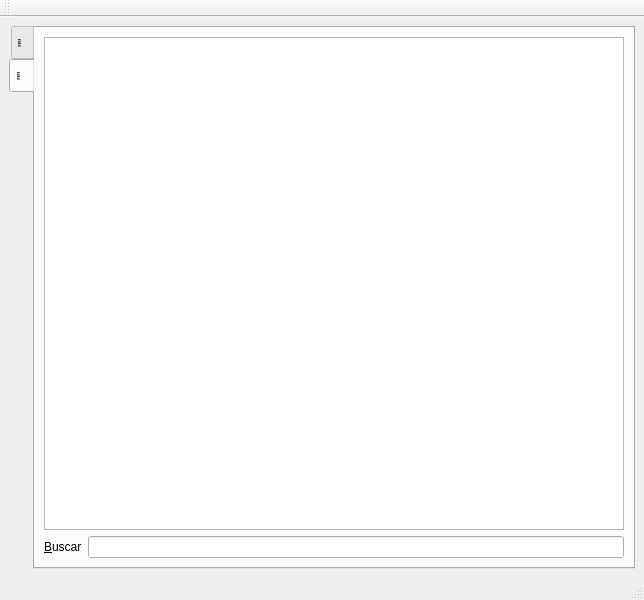
<?xml version="1.0" encoding="UTF-8"?>
<ui version="4.0">
 <class>FrmKardexOther</class>
 <widget class="QMainWindow" name="FrmKardexOther">
  <property name="geometry">
   <rect>
    <x>0</x>
    <y>0</y>
    <width>644</width>
    <height>600</height>
   </rect>
  </property>
  <property name="windowTitle">
   <string>Otros Movimientos de Kardex</string>
  </property>
  <widget class="QWidget" name="centralwidget">
   <layout class="QVBoxLayout" name="verticalLayout">
    <item>
     <widget class="QTabWidget" name="tabWidget">
      <property name="tabPosition">
       <enum>QTabWidget::West</enum>
      </property>
      <property name="currentIndex">
       <number>1</number>
      </property>
      <widget class="QWidget" name="tabdetails">
       <attribute name="icon">
        <iconset resource="res.qrc">
         <normaloff>:/icons/res/document-edit.png</normaloff>:/icons/res/document-edit.png</iconset>
       </attribute>
       <attribute name="title">
        <string notr="true">&quot;&quot;</string>
       </attribute>
       <layout class="QVBoxLayout" name="verticalLayout_8">
        <item>
         <layout class="QHBoxLayout" name="horizontalLayout_6">
          <item>
           <widget class="QLabel" name="label_2">
            <property name="text">
             <string>&lt;!DOCTYPE HTML PUBLIC &quot;-//W3C//DTD HTML 4.0//EN&quot; &quot;http://www.w3.org/TR/REC-html40/strict.dtd&quot;&gt;
&lt;html&gt;&lt;head&gt;&lt;meta name=&quot;qrichtext&quot; content=&quot;1&quot; /&gt;&lt;style type=&quot;text/css&quot;&gt;
p, li { white-space: pre-wrap; }
&lt;/style&gt;&lt;/head&gt;&lt;body style=&quot; font-family:'Sans Serif'; font-size:10pt; font-weight:400; font-style:normal;&quot;&gt;
&lt;p style=&quot; margin-top:0px; margin-bottom:0px; margin-left:0px; margin-right:0px; -qt-block-indent:0; text-indent:0px;&quot;&gt;&lt;span style=&quot; font-weight:600;&quot;&gt;&amp;amp;Numero de Ajuste de Bodega:&lt;/span&gt;&lt;/p&gt;&lt;/body&gt;&lt;/html&gt;</string>
            </property>
            <property name="buddy">
             <cstring>txtPrintedDocumentNumber</cstring>
            </property>
           </widget>
          </item>
          <item>
           <widget class="QLineEdit" name="txtPrintedDocumentNumber">
            <property name="readOnly">
             <bool>true</bool>
            </property>
           </widget>
          </item>
          <item>
           <widget class="QLabel" name="label_5">
            <property name="text">
             <string>&lt;b&gt;&amp;Fecha&lt;/b&gt;</string>
            </property>
            <property name="buddy">
             <cstring>dtPicker</cstring>
            </property>
           </widget>
          </item>
          <item>
           <widget class="QDateTimeEdit" name="dtPicker">
            <property name="readOnly">
             <bool>true</bool>
            </property>
            <property name="calendarPopup">
             <bool>true</bool>
            </property>
           </widget>
          </item>
         </layout>
        </item>
        <item>
         <layout class="QHBoxLayout" name="horizontalLayout_2">
          <item>
           <widget class="QLabel" name="label_3">
            <property name="text">
             <string>&lt;!DOCTYPE HTML PUBLIC &quot;-//W3C//DTD HTML 4.0//EN&quot; &quot;http://www.w3.org/TR/REC-html40/strict.dtd&quot;&gt;
&lt;html&gt;&lt;head&gt;&lt;meta name=&quot;qrichtext&quot; content=&quot;1&quot; /&gt;&lt;style type=&quot;text/css&quot;&gt;
p, li { white-space: pre-wrap; }
&lt;/style&gt;&lt;/head&gt;&lt;body style=&quot; font-family:'Sans Serif'; font-size:10pt; font-weight:400; font-style:normal;&quot;&gt;
&lt;p style=&quot; margin-top:0px; margin-bottom:0px; margin-left:0px; margin-right:0px; -qt-block-indent:0; text-indent:0px;&quot;&gt;&lt;span style=&quot; font-weight:600;&quot;&gt;&amp;amp;Concepto:&lt;/span&gt;&lt;/p&gt;&lt;/body&gt;&lt;/html&gt;</string>
            </property>
            <property name="buddy">
             <cstring>cbConcept</cstring>
            </property>
           </widget>
          </item>
          <item>
           <widget class="QStackedWidget" name="swConcept">
            <property name="sizePolicy">
             <sizepolicy hsizetype="Preferred" vsizetype="Fixed">
              <horstretch>0</horstretch>
              <verstretch>0</verstretch>
             </sizepolicy>
            </property>
            <property name="currentIndex">
             <number>0</number>
            </property>
            <widget class="QWidget" name="page_3">
             <layout class="QHBoxLayout" name="horizontalLayout_3">
              <item>
               <widget class="QLineEdit" name="txtConcept">
                <property name="readOnly">
                 <bool>true</bool>
                </property>
               </widget>
              </item>
             </layout>
            </widget>
            <widget class="QWidget" name="page_4">
             <layout class="QVBoxLayout" name="verticalLayout_3">
              <item>
               <widget class="QComboBox" name="cbConcept">
                <property name="editable">
                 <bool>true</bool>
                </property>
               </widget>
              </item>
             </layout>
            </widget>
           </widget>
          </item>
          <item>
           <widget class="QLabel" name="label_4">
            <property name="text">
             <string>&lt;b&gt;&amp;Bodega&lt;/b&gt;</string>
            </property>
            <property name="buddy">
             <cstring>cbWarehouse</cstring>
            </property>
           </widget>
          </item>
          <item>
           <widget class="QStackedWidget" name="swWarehouse">
            <property name="sizePolicy">
             <sizepolicy hsizetype="Preferred" vsizetype="Fixed">
              <horstretch>0</horstretch>
              <verstretch>0</verstretch>
             </sizepolicy>
            </property>
            <property name="currentIndex">
             <number>0</number>
            </property>
            <widget class="QWidget" name="page_5">
             <layout class="QVBoxLayout" name="verticalLayout_5">
              <item>
               <widget class="QLineEdit" name="txtWarehouse">
                <property name="readOnly">
                 <bool>true</bool>
                </property>
               </widget>
              </item>
             </layout>
            </widget>
            <widget class="QWidget" name="page_6">
             <layout class="QVBoxLayout" name="verticalLayout_4">
              <item>
               <widget class="QComboBox" name="cbWarehouse">
                <property name="editable">
                 <bool>true</bool>
                </property>
               </widget>
              </item>
             </layout>
            </widget>
           </widget>
          </item>
         </layout>
        </item>
        <item>
         <widget class="QSplitter" name="splitter_2">
          <property name="orientation">
           <enum>Qt::Vertical</enum>
          </property>
          <property name="opaqueResize">
           <bool>true</bool>
          </property>
          <property name="childrenCollapsible">
           <bool>false</bool>
          </property>
          <widget class="QTableView" name="tabledetails">
           <property name="contextMenuPolicy">
            <enum>Qt::ActionsContextMenu</enum>
           </property>
           <property name="editTriggers">
            <set>QAbstractItemView::NoEditTriggers</set>
           </property>
           <property name="alternatingRowColors">
            <bool>true</bool>
           </property>
          </widget>
          <widget class="QSplitter" name="splitter">
           <property name="orientation">
            <enum>Qt::Horizontal</enum>
           </property>
           <widget class="QWidget" name="layoutWidget">
            <layout class="QVBoxLayout" name="verticalLayout_7">
             <item>
              <widget class="QLabel" name="label_6">
               <property name="text">
                <string>&lt;!DOCTYPE HTML PUBLIC &quot;-//W3C//DTD HTML 4.0//EN&quot; &quot;http://www.w3.org/TR/REC-html40/strict.dtd&quot;&gt;
&lt;html&gt;&lt;head&gt;&lt;meta name=&quot;qrichtext&quot; content=&quot;1&quot; /&gt;&lt;style type=&quot;text/css&quot;&gt;
p, li { white-space: pre-wrap; }
&lt;/style&gt;&lt;/head&gt;&lt;body style=&quot; font-family:'Sans Serif'; font-size:10pt; font-weight:400; font-style:normal;&quot;&gt;
&lt;p style=&quot; margin-top:0px; margin-bottom:0px; margin-left:0px; margin-right:0px; -qt-block-indent:0; text-indent:0px;&quot;&gt;&lt;span style=&quot; font-weight:600;&quot;&gt;Comentario&amp;amp;s&lt;/span&gt;&lt;/p&gt;&lt;/body&gt;&lt;/html&gt;</string>
               </property>
               <property name="buddy">
                <cstring>txtObservations</cstring>
               </property>
              </widget>
             </item>
             <item>
              <widget class="QPlainTextEdit" name="txtObservations"/>
             </item>
            </layout>
           </widget>
           <widget class="QWidget" name="layoutWidget">
            <layout class="QVBoxLayout" name="verticalLayout_6">
             <item>
              <widget class="QLabel" name="lblaccounts">
               <property name="text">
                <string>&lt;b&gt;&amp;Movimientos&lt;/b&gt;</string>
               </property>
               <property name="buddy">
                <cstring>tableaccounts</cstring>
               </property>
              </widget>
             </item>
             <item>
              <widget class="QTableView" name="tableaccounts"/>
             </item>
            </layout>
           </widget>
          </widget>
         </widget>
        </item>
       </layout>
      </widget>
      <widget class="QWidget" name="tabnavigation">
       <attribute name="icon">
        <iconset resource="res.qrc">
         <normaloff>:/icons/res/table.png</normaloff>:/icons/res/table.png</iconset>
       </attribute>
       <attribute name="title">
        <string notr="true">&quot;&quot;</string>
       </attribute>
       <layout class="QVBoxLayout" name="verticalLayout_2">
        <item>
         <widget class="QTableView" name="tablenavigation">
          <property name="contextMenuPolicy">
           <enum>Qt::ActionsContextMenu</enum>
          </property>
          <property name="alternatingRowColors">
           <bool>true</bool>
          </property>
          <property name="selectionMode">
           <enum>QAbstractItemView::SingleSelection</enum>
          </property>
          <property name="selectionBehavior">
           <enum>QAbstractItemView::SelectRows</enum>
          </property>
          <property name="sortingEnabled">
           <bool>true</bool>
          </property>
          <attribute name="horizontalHeaderStretchLastSection">
           <bool>true</bool>
          </attribute>
          <attribute name="horizontalHeaderStretchLastSection">
           <bool>true</bool>
          </attribute>
         </widget>
        </item>
        <item>
         <layout class="QHBoxLayout" name="horizontalLayout">
          <item>
           <widget class="QLabel" name="label">
            <property name="text">
             <string>&amp;Buscar</string>
            </property>
            <property name="buddy">
             <cstring>lineEdit</cstring>
            </property>
           </widget>
          </item>
          <item>
           <widget class="QLineEdit" name="lineEdit"/>
          </item>
         </layout>
        </item>
       </layout>
      </widget>
     </widget>
    </item>
   </layout>
  </widget>
  <widget class="QStatusBar" name="statusbar"/>
  <widget class="QToolBar" name="toolBar">
   <property name="windowTitle">
    <string>toolBar</string>
   </property>
   <attribute name="toolBarArea">
    <enum>TopToolBarArea</enum>
   </attribute>
   <attribute name="toolBarBreak">
    <bool>false</bool>
   </attribute>
  </widget>
 </widget>
 <tabstops>
  <tabstop>txtPrintedDocumentNumber</tabstop>
  <tabstop>dtPicker</tabstop>
  <tabstop>cbConcept</tabstop>
  <tabstop>cbWarehouse</tabstop>
  <tabstop>tabledetails</tabstop>
  <tabstop>txtObservations</tabstop>
  <tabstop>tableaccounts</tabstop>
  <tabstop>tabWidget</tabstop>
  <tabstop>txtWarehouse</tabstop>
  <tabstop>txtConcept</tabstop>
  <tabstop>tablenavigation</tabstop>
  <tabstop>lineEdit</tabstop>
 </tabstops>
 <resources>
  <include location="res.qrc"/>
 </resources>
 <connections/>
</ui>
